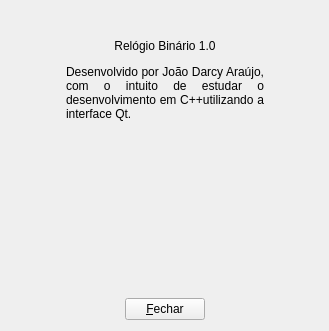
<?xml version="1.0" encoding="UTF-8"?>
<ui version="4.0">
 <class>Sobre</class>
 <widget class="QDialog" name="Sobre">
  <property name="geometry">
   <rect>
    <x>0</x>
    <y>0</y>
    <width>329</width>
    <height>331</height>
   </rect>
  </property>
  <property name="minimumSize">
   <size>
    <width>329</width>
    <height>0</height>
   </size>
  </property>
  <property name="maximumSize">
   <size>
    <width>329</width>
    <height>331</height>
   </size>
  </property>
  <property name="windowTitle">
   <string>Dialog</string>
  </property>
  <layout class="QVBoxLayout" name="verticalLayout">
   <item>
    <widget class="QPushButton" name="pushButton">
     <property name="text">
      <string/>
     </property>
     <property name="icon">
      <iconset resource="recursos.qrc">
       <normaloff>:/logo.png</normaloff>
       <normalon>:/logo.png</normalon>
       <disabledoff>:/logo.png</disabledoff>
       <disabledon>:/logo.png</disabledon>
       <activeoff>:/logo.png</activeoff>
       <activeon>:/logo.png</activeon>
       <selectedoff>:/logo.png</selectedoff>
       <selectedon>:/logo.png</selectedon>:/logo.png</iconset>
     </property>
     <property name="iconSize">
      <size>
       <width>128</width>
       <height>128</height>
      </size>
     </property>
     <property name="flat">
      <bool>true</bool>
     </property>
    </widget>
   </item>
   <item>
    <layout class="QHBoxLayout" name="horizontalLayout">
     <item>
      <spacer name="horizontalSpacer">
       <property name="orientation">
        <enum>Qt::Horizontal</enum>
       </property>
       <property name="sizeHint" stdset="0">
        <size>
         <width>40</width>
         <height>20</height>
        </size>
       </property>
      </spacer>
     </item>
     <item>
      <widget class="QLabel" name="label">
       <property name="text">
        <string>&lt;html&gt;&lt;head/&gt;&lt;body&gt;&lt;p align=&quot;center&quot;&gt;Relógio Binário 1.0&lt;/p&gt;&lt;p align=&quot;justify&quot;&gt;Desenvolvido por João Darcy Araújo, com o intuito de estudar o desenvolvimento em C++utilizando a interface Qt.&lt;/p&gt;&lt;/body&gt;&lt;/html&gt;</string>
       </property>
       <property name="wordWrap">
        <bool>true</bool>
       </property>
      </widget>
     </item>
     <item>
      <spacer name="horizontalSpacer_2">
       <property name="orientation">
        <enum>Qt::Horizontal</enum>
       </property>
       <property name="sizeHint" stdset="0">
        <size>
         <width>40</width>
         <height>20</height>
        </size>
       </property>
      </spacer>
     </item>
    </layout>
   </item>
   <item>
    <spacer name="verticalSpacer">
     <property name="orientation">
      <enum>Qt::Vertical</enum>
     </property>
     <property name="sizeHint" stdset="0">
      <size>
       <width>20</width>
       <height>40</height>
      </size>
     </property>
    </spacer>
   </item>
   <item>
    <layout class="QHBoxLayout" name="horizontalLayout_2">
     <item>
      <spacer name="horizontalSpacer_3">
       <property name="orientation">
        <enum>Qt::Horizontal</enum>
       </property>
       <property name="sizeHint" stdset="0">
        <size>
         <width>40</width>
         <height>20</height>
        </size>
       </property>
      </spacer>
     </item>
     <item>
      <widget class="QPushButton" name="btnok">
       <property name="text">
        <string>&amp;Fechar</string>
       </property>
      </widget>
     </item>
     <item>
      <spacer name="horizontalSpacer_4">
       <property name="orientation">
        <enum>Qt::Horizontal</enum>
       </property>
       <property name="sizeHint" stdset="0">
        <size>
         <width>40</width>
         <height>20</height>
        </size>
       </property>
      </spacer>
     </item>
    </layout>
   </item>
  </layout>
 </widget>
 <resources>
  <include location="recursos.qrc"/>
 </resources>
 <connections/>
</ui>
